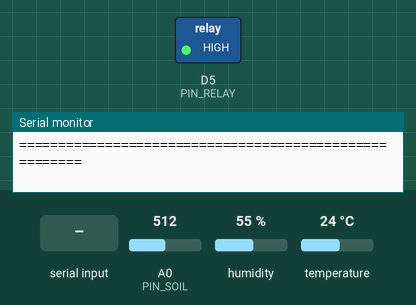
This sketch was run on a simulated ESP8266 (NodeMCU). Parts: switched loads named in the sketch (green lamp = pin HIGH), the last lines printed to the serial monitor. The test bench sets the inputs (shaded band); at power-on: A0 (PIN_SOIL) = 512, humidity 55 %, temperature 24 °C.

Above: at 1.2 s.
1.3 s: "1" received over Serial
At 2.5 s:
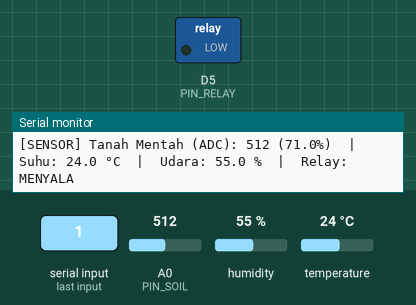
2.8 s: "0" received over Serial
At 3.8 s:
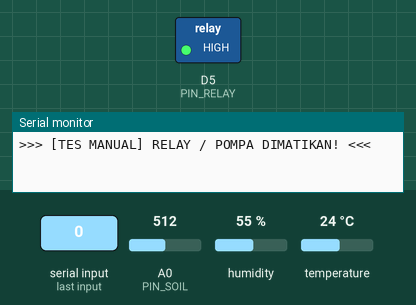
Timing chart, 0 to 5.8 s (numbered marks = the images above; inputs shaded):
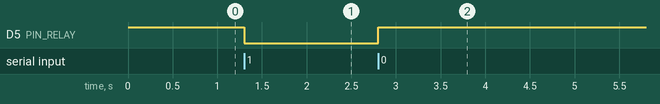

Measured:
- after the input at 1.3 s, D5 (PIN_RELAY): HIGH → LOW at once
- after the input at 2.8 s, D5 (PIN_RELAY): LOW → HIGH at once

The sketch:

esp_cek_sensor_dan_relay.ino
```cpp
/*
 * ============================================================================
 * TAHAP 1: KODE TES SENSOR & RELAY OFFLINE (TANPA WI-FI DULU)
 * Tim: "Denger Azan Kok Lanjut Pidato"
 *
 * Gunakan kode ini pertama kali saat colok kabel USB ke laptop untuk:
 * 1. Mengecek apakah Sensor Suhu & Kelembapan Udara (DHT22) terbaca.
 * 2. Mencatat angka mentah (ADC) Sensor Tanah saat kering & saat dicelup air.
 * 3. Mengetes bunyi "Cetek" pada Relay (ketik '1' di Serial Monitor = NYALA,
 *    ketik '0' = MATI).
 * ============================================================================
 */

#include <DHT.h>

#if defined(ESP8266)
  #define PIN_SOIL  A0
  #define PIN_DHT   D4   // Pin D4 (GPIO2) di Board Biru D1
  #define PIN_RELAY D5   // Pin D5 (GPIO14) di Board Biru D1
  int ADC_KERING = 820;  // Sesuaikan nanti dengan angka di Serial Monitor saat sensor kering
  int ADC_BASAH  = 390;  // Sesuaikan nanti saat sensor dicelup air
#elif defined(ESP32)
  #define PIN_SOIL  36   // Pin A0 / VP
  #define PIN_DHT   4
  #define PIN_RELAY 5
  int ADC_KERING = 3100;
  int ADC_BASAH  = 1450;
#else
  #define PIN_SOIL  A0
  #define PIN_DHT   4
  #define PIN_RELAY 5
  int ADC_KERING = 820;
  int ADC_BASAH  = 390;
#endif

#define DHTTYPE DHT22
DHT dht(PIN_DHT, DHTTYPE);

// Relay aktif LOW (LOW = Lampu Relay Nyala / Pompa Hidup, HIGH = Mati)
#define RELAY_ON  LOW
#define RELAY_OFF HIGH

bool statusPompa = false;
unsigned long lastRead = 0;

void setup() {
  Serial.begin(115200);
  pinMode(PIN_RELAY, OUTPUT);
  digitalWrite(PIN_RELAY, RELAY_OFF);
  dht.begin();

  Serial.println("\n=======================================================");
  Serial.println("TES HARDWARE SMART CHILI IRRIGATION (MODE OFFLINE)");
  Serial.println("Ketik '1' lalu Enter di Serial Monitor -> Relay NYALA");
  Serial.println("Ketik '0' lalu Enter di Serial Monitor -> Relay MATI");
  Serial.println("=======================================================");
}

void loop() {
  // 1. Cek perintah dari Serial Monitor untuk tes Relay manual
  if (Serial.available() > 0) {
    char cmd = Serial.read();
    if (cmd == '1') {
      statusPompa = true;
      digitalWrite(PIN_RELAY, RELAY_ON);
      Serial.println(">>> [TES MANUAL] RELAY / POMPA DINYALAKAN! (Harus bunyi 'Cetek') <<<");
    } else if (cmd == '0') {
      statusPompa = false;
      digitalWrite(PIN_RELAY, RELAY_OFF);
      Serial.println(">>> [TES MANUAL] RELAY / POMPA DIMATIKAN! <<<");
    }
  }

  // 2. Baca sensor setiap 2 detik
  if (millis() - lastRead >= 2000) {
    lastRead = millis();

    int rawSoil = analogRead(PIN_SOIL);
    float soilPct = map(rawSoil, ADC_KERING, ADC_BASAH, 0, 100);
    if (soilPct < 0) soilPct = 0;
    if (soilPct > 100) soilPct = 100;

    float temp = dht.readTemperature();
    float rh   = dht.readHumidity();

    Serial.print("[SENSOR] ");
    Serial.print("Tanah Mentah (ADC): ");
    Serial.print(rawSoil);
    Serial.print(" (");
    Serial.print(soilPct, 1);
    Serial.print("%)  |  ");

    if (isnan(temp) || isnan(rh)) {
      Serial.print("DHT22: Belum terbaca (cek kabel D4 / + / -)  |  ");
    } else {
      Serial.print("Suhu: ");
      Serial.print(temp, 1);
      Serial.print(" °C  |  Udara: ");
      Serial.print(rh, 1);
      Serial.print(" %  |  ");
    }

    Serial.print("Relay: ");
    Serial.println(statusPompa ? "MENYALA" : "MATI");
  }
}
```
